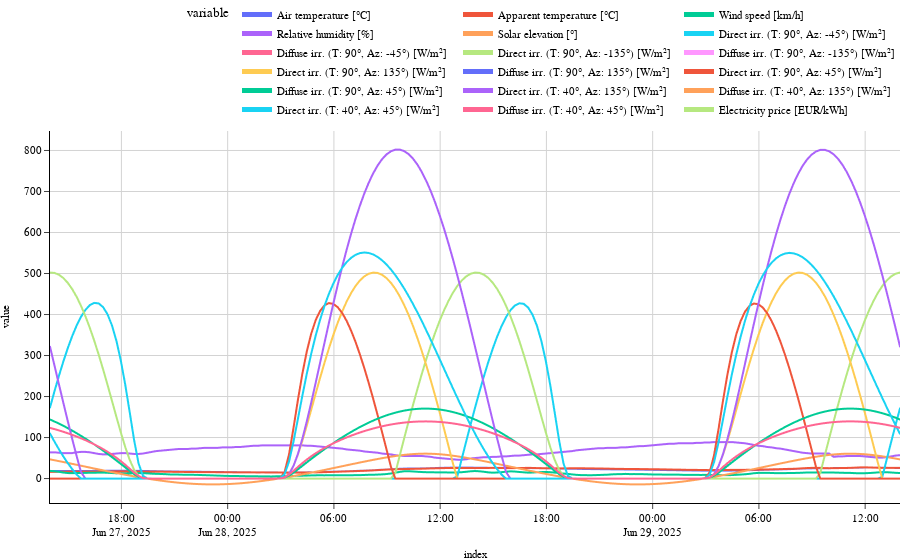

Notebook code for this chart:
### Code cell
# Plotting the DataFrame
climate.plot()

### Figure 1 — Plotly figure (JSON) as saved in the notebook; plotly's stock layout.template omitted (floating-point values rounded to 4 significant figures; data arrays with more than 128 entries replaced by an {"elided": "..."} marker saying what was removed)
{"data": [{"hovertemplate": "variable=Air temperature [°C]<br>index=%{x}<br>value=%{y}<extra></extra>", "legendgroup": "Air temperature [°C]", "line": {"color": "#636efa", "dash": "solid"}, "marker": {"symbol": "circle"}, "mode": "lines", "name": "Air temperature [°C]", "showlegend": true, "type": "scattergl", "x": {"elided": "2881 str values"}, "xaxis": "x", "y": {"elided": "2881 float values"}, "yaxis": "y"}, {"hovertemplate": "variable=Apparent temperature [°C]<br>index=%{x}<br>value=%{y}<extra></extra>", "legendgroup": "Apparent temperature [°C]", "line": {"color": "#EF553B", "dash": "solid"}, "marker": {"symbol": "circle"}, "mode": "lines", "name": "Apparent temperature [°C]", "showlegend": true, "type": "scattergl", "x": {"elided": "2881 str values"}, "xaxis": "x", "y": {"elided": "2881 float values"}, "yaxis": "y"}, {"hovertemplate": "variable=Wind speed [km/h]<br>index=%{x}<br>value=%{y}<extra></extra>", "legendgroup": "Wind speed [km/h]", "line": {"color": "#00cc96", "dash": "solid"}, "marker": {"symbol": "circle"}, "mode": "lines", "name": "Wind speed [km/h]", "showlegend": true, "type": "scattergl", "x": {"elided": "2881 str values"}, "xaxis": "x", "y": {"elided": "2881 float values"}, "yaxis": "y"}, {"hovertemplate": "variable=Relative humidity [%]<br>index=%{x}<br>value=%{y}<extra></extra>", "legendgroup": "Relative humidity [%]", "line": {"color": "#ab63fa", "dash": "solid"}, "marker": {"symbol": "circle"}, "mode": "lines", "name": "Relative humidity [%]", "showlegend": true, "type": "scattergl", "x": {"elided": "2881 str values"}, "xaxis": "x", "y": {"elided": "2881 float values"}, "yaxis": "y"}, {"hovertemplate": "variable=Solar elevation [°]<br>index=%{x}<br>value=%{y}<extra></extra>", "legendgroup": "Solar elevation [°]", "line": {"color": "#FFA15A", "dash": "solid"}, "marker": {"symbol": "circle"}, "mode": "lines", "name": "Solar elevation [°]", "showlegend": true, "type": "scattergl", "x": {"elided": "2881 str values"}, "xaxis": "x", "y": {"elided": "2881 float values"}, "yaxis": "y"}, {"hovertemplate": "variable=Direct irr. (T: 90°, Az: -45°) [W/m²]<br>index=%{x}<br>value=%{y}<extra></extra>", "legendgroup": "Direct irr. (T: 90°, Az: -45°) [W/m²]", "line": {"color": "#19d3f3", "dash": "solid"}, "marker": {"symbol": "circle"}, "mode": "lines", "name": "Direct irr. (T: 90°, Az: -45°) [W/m²]", "showlegend": true, "type": "scattergl", "x": {"elided": "2881 str values"}, "xaxis": "x", "y": {"elided": "2881 float values"}, "yaxis": "y"}, {"hovertemplate": "variable=Diffuse irr. (T: 90°, Az: -45°) [W/m²]<br>index=%{x}<br>value=%{y}<extra></extra>", "legendgroup": "Diffuse irr. (T: 90°, Az: -45°) [W/m²]", "line": {"color": "#FF6692", "dash": "solid"}, "marker": {"symbol": "circle"}, "mode": "lines", "name": "Diffuse irr. (T: 90°, Az: -45°) [W/m²]", "showlegend": true, "type": "scattergl", "x": {"elided": "2881 str values"}, "xaxis": "x", "y": {"elided": "2881 float values"}, "yaxis": "y"}, {"hovertemplate": "variable=Direct irr. (T: 90°, Az: -135°) [W/m²]<br>index=%{x}<br>value=%{y}<extra></extra>", "legendgroup": "Direct irr. (T: 90°, Az: -135°) [W/m²]", "line": {"color": "#B6E880", "dash": "solid"}, "marker": {"symbol": "circle"}, "mode": "lines", "name": "Direct irr. (T: 90°, Az: -135°) [W/m²]", "showlegend": true, "type": "scattergl", "x": {"elided": "2881 str values"}, "xaxis": "x", "y": {"elided": "2881 float values"}, "yaxis": "y"}, {"hovertemplate": "variable=Diffuse irr. (T: 90°, Az: -135°) [W/m²]<br>index=%{x}<br>value=%{y}<extra></extra>", "legendgroup": "Diffuse irr. (T: 90°, Az: -135°) [W/m²]", "line": {"color": "#FF97FF", "dash": "solid"}, "marker": {"symbol": "circle"}, "mode": "lines", "name": "Diffuse irr. (T: 90°, Az: -135°) [W/m²]", "showlegend": true, "type": "scattergl", "x": {"elided": "2881 str values"}, "xaxis": "x", "y": {"elided": "2881 float values"}, "yaxis": "y"}, {"hovertemplate": "variable=Direct irr. (T: 90°, Az: 135°) [W/m²]<br>index=%{x}<br>value=%{y}<extra></extra>", "legendgroup": "Direct irr. (T: 90°, Az: 135°) [W/m²]", "line": {"color": "#FECB52", "dash": "solid"}, "marker": {"symbol": "circle"}, "mode": "lines", "name": "Direct irr. (T: 90°, Az: 135°) [W/m²]", "showlegend": true, "type": "scattergl", "x": {"elided": "2881 str values"}, "xaxis": "x", "y": {"elided": "2881 float values"}, "yaxis": "y"}, {"hovertemplate": "variable=Diffuse irr. (T: 90°, Az: 135°) [W/m²]<br>index=%{x}<br>value=%{y}<extra></extra>", "legendgroup": "Diffuse irr. (T: 90°, Az: 135°) [W/m²]", "line": {"color": "#636efa", "dash": "solid"}, "marker": {"symbol": "circle"}, "mode": "lines", "name": "Diffuse irr. (T: 90°, Az: 135°) [W/m²]", "showlegend": true, "type": "scattergl", "x": {"elided": "2881 str values"}, "xaxis": "x", "y": {"elided": "2881 float values"}, "yaxis": "y"}, {"hovertemplate": "variable=Direct irr. (T: 90°, Az: 45°) [W/m²]<br>index=%{x}<br>value=%{y}<extra></extra>", "legendgroup": "Direct irr. (T: 90°, Az: 45°) [W/m²]", "line": {"color": "#EF553B", "dash": "solid"}, "marker": {"symbol": "circle"}, "mode": "lines", "name": "Direct irr. (T: 90°, Az: 45°) [W/m²]", "showlegend": true, "type": "scattergl", "x": {"elided": "2881 str values"}, "xaxis": "x", "y": {"elided": "2881 float values"}, "yaxis": "y"}, {"hovertemplate": "variable=Diffuse irr. (T: 90°, Az: 45°) [W/m²]<br>index=%{x}<br>value=%{y}<extra></extra>", "legendgroup": "Diffuse irr. (T: 90°, Az: 45°) [W/m²]", "line": {"color": "#00cc96", "dash": "solid"}, "marker": {"symbol": "circle"}, "mode": "lines", "name": "Diffuse irr. (T: 90°, Az: 45°) [W/m²]", "showlegend": true, "type": "scattergl", "x": {"elided": "2881 str values"}, "xaxis": "x", "y": {"elided": "2881 float values"}, "yaxis": "y"}, {"hovertemplate": "variable=Direct irr. (T: 40°, Az: 135°) [W/m²]<br>index=%{x}<br>value=%{y}<extra></extra>", "legendgroup": "Direct irr. (T: 40°, Az: 135°) [W/m²]", "line": {"color": "#ab63fa", "dash": "solid"}, "marker": {"symbol": "circle"}, "mode": "lines", "name": "Direct irr. (T: 40°, Az: 135°) [W/m²]", "showlegend": true, "type": "scattergl", "x": {"elided": "2881 str values"}, "xaxis": "x", "y": {"elided": "2881 float values"}, "yaxis": "y"}, {"hovertemplate": "variable=Diffuse irr. (T: 40°, Az: 135°) [W/m²]<br>index=%{x}<br>value=%{y}<extra></extra>", "legendgroup": "Diffuse irr. (T: 40°, Az: 135°) [W/m²]", "line": {"color": "#FFA15A", "dash": "solid"}, "marker": {"symbol": "circle"}, "mode": "lines", "name": "Diffuse irr. (T: 40°, Az: 135°) [W/m²]", "showlegend": true, "type": "scattergl", "x": {"elided": "2881 str values"}, "xaxis": "x", "y": {"elided": "2881 float values"}, "yaxis": "y"}, {"hovertemplate": "variable=Direct irr. (T: 40°, Az: 45°) [W/m²]<br>index=%{x}<br>value=%{y}<extra></extra>", "legendgroup": "Direct irr. (T: 40°, Az: 45°) [W/m²]", "line": {"color": "#19d3f3", "dash": "solid"}, "marker": {"symbol": "circle"}, "mode": "lines", "name": "Direct irr. (T: 40°, Az: 45°) [W/m²]", "showlegend": true, "type": "scattergl", "x": {"elided": "2881 str values"}, "xaxis": "x", "y": {"elided": "2881 float values"}, "yaxis": "y"}, {"hovertemplate": "variable=Diffuse irr. (T: 40°, Az: 45°) [W/m²]<br>index=%{x}<br>value=%{y}<extra></extra>", "legendgroup": "Diffuse irr. (T: 40°, Az: 45°) [W/m²]", "line": {"color": "#FF6692", "dash": "solid"}, "marker": {"symbol": "circle"}, "mode": "lines", "name": "Diffuse irr. (T: 40°, Az: 45°) [W/m²]", "showlegend": true, "type": "scattergl", "x": {"elided": "2881 str values"}, "xaxis": "x", "y": {"elided": "2881 float values"}, "yaxis": "y"}, {"hovertemplate": "variable=Electricity price [EUR/kWh]<br>index=%{x}<br>value=%{y}<extra></extra>", "legendgroup": "Electricity price [EUR/kWh]", "line": {"color": "#B6E880", "dash": "solid"}, "marker": {"symbol": "circle"}, "mode": "lines", "name": "Electricity price [EUR/kWh]", "showlegend": true, "type": "scattergl", "x": {"elided": "2881 str values"}, "xaxis": "x", "y": {"elided": "2881 float values"}, "yaxis": "y"}], "layout": {"legend": {"title": {"text": "variable"}, "tracegroupgap": 0}, "xaxis": {"anchor": "y", "domain": [0, 1], "title": {"text": "index"}}, "yaxis": {"anchor": "x", "domain": [0, 1], "title": {"text": "value"}}}}
